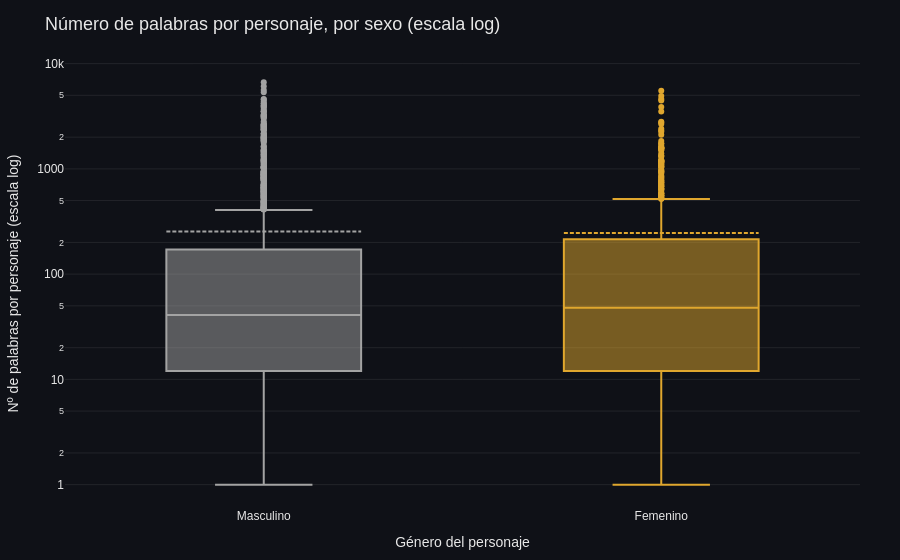

Notebook cell for this chart:
### Code cell
# Escala logarítmica (recomendable: la distribución está muy sesgada,
# con personajes de 1 palabra y otros de +6000, la escala log deja ver
# mejor la caja central)
fig_log = make_boxplot_fig(
    long_unique, "Número de palabras por personaje, por sexo (escala log)", log_y=True
)
fig_log.show()

### Figure 1 — Plotly figure (JSON) as saved in the notebook; plotly's stock layout.template omitted (floating-point values rounded to 4 significant figures; data arrays with more than 128 entries replaced by an {"elided": "..."} marker saying what was removed)
{"data": [{"boxmean": true, "boxpoints": "outliers", "line": {"color": "#a3a3a3"}, "marker": {"color": "#a3a3a3"}, "name": "Masculino", "type": "box", "y": {"elided": "1623 int values"}}, {"boxmean": true, "boxpoints": "outliers", "line": {"color": "#e0a72e"}, "marker": {"color": "#e0a72e"}, "name": "Femenino", "type": "box", "y": {"elided": "687 int values"}}], "layout": {"font": {"color": "#e8e8e8", "family": "Arial"}, "margin": {"b": 50, "l": 60, "r": 40, "t": 60}, "paper_bgcolor": "#0f1117", "plot_bgcolor": "#0f1117", "showlegend": false, "title": {"font": {"color": "#e8e8e8", "size": 18}, "text": "Número de palabras por personaje, por sexo (escala log)"}, "xaxis": {"title": {"text": "Género del personaje"}}, "yaxis": {"gridcolor": "rgba(255,255,255,0.08)", "title": {"text": "Nº de palabras por personaje (escala log)"}, "type": "log"}}}
